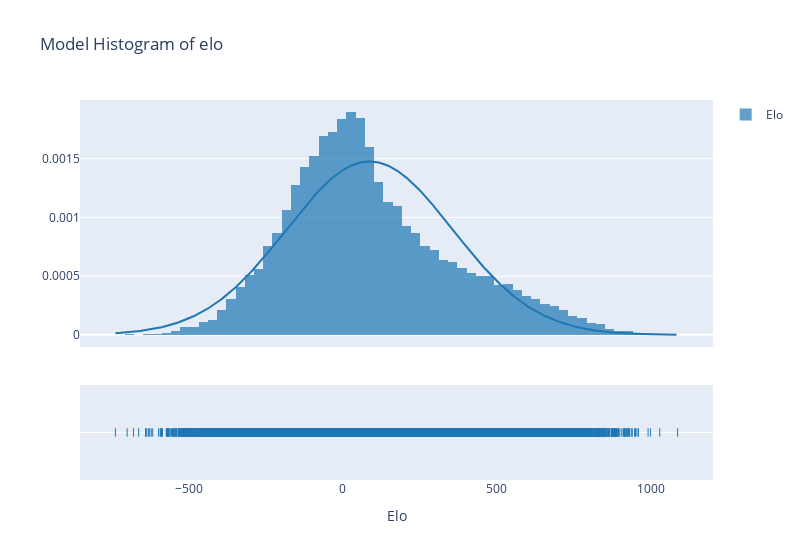

The cell this chart's notebook holds for it:
### Code cell
df_sailors = pd.read_json("sailorsexperiment15.json")

fig = ff.create_distplot([df_sailors['Elo']],['Elo'], bin_size=30,curve_type='normal')
fig.update_layout(width=800, title='Model Histogram of elo',
    xaxis_title='Elo')
fig.show()

### Figure 1 — Plotly figure (JSON) as saved in the notebook; plotly's stock layout.template omitted (floating-point values rounded to 4 significant figures; data arrays with more than 128 entries replaced by an {"elided": "..."} marker saying what was removed)
{"data": [{"autobinx": false, "histnorm": "probability density", "legendgroup": "Elo", "marker": {"color": "rgb(31, 119, 180)"}, "name": "Elo", "opacity": 0.7, "type": "histogram", "x": {"elided": "18213 float values"}, "xaxis": "x", "xbins": {"end": 1087.0, "size": 30, "start": -737.9}, "yaxis": "y"}, {"legendgroup": "Elo", "marker": {"color": "rgb(31, 119, 180)"}, "mode": "lines", "name": "Elo", "showlegend": false, "type": "scatter", "x": {"elided": "500 float values"}, "xaxis": "x", "y": {"elided": "500 float values"}, "yaxis": "y"}, {"legendgroup": "Elo", "marker": {"color": "rgb(31, 119, 180)", "symbol": "line-ns-open"}, "mode": "markers", "name": "Elo", "showlegend": false, "type": "scatter", "x": {"elided": "18213 float values"}, "xaxis": "x", "y": {"elided": "18213 str values"}, "yaxis": "y2"}], "layout": {"barmode": "overlay", "hovermode": "closest", "legend": {"traceorder": "reversed"}, "title": {"text": "Model Histogram of elo"}, "width": 800, "xaxis": {"anchor": "y2", "domain": [0, 1], "title": {"text": "Elo"}, "zeroline": false}, "yaxis": {"anchor": "free", "domain": [0.35, 1], "position": 0}, "yaxis2": {"anchor": "x", "domain": [0, 0.25], "dtick": 1, "showticklabels": false}}}
